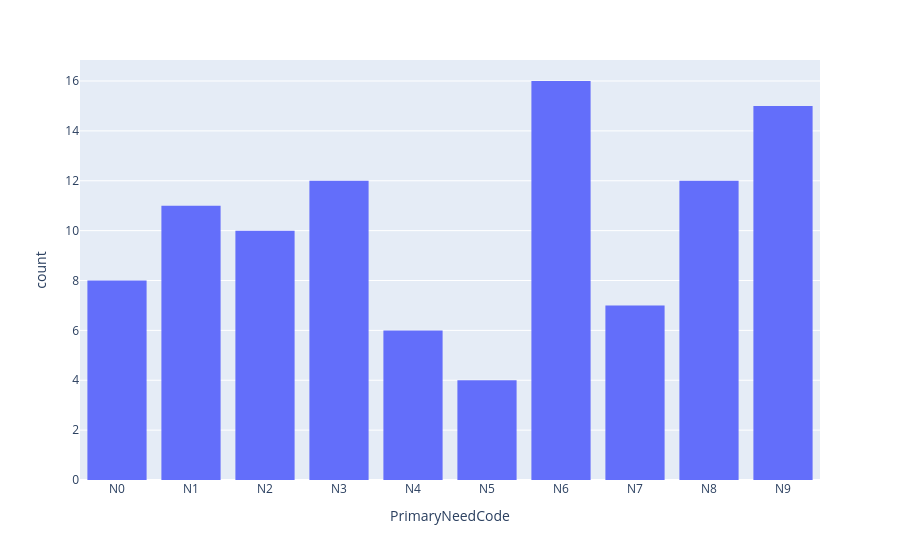

Notebook cell for this chart:
### Code cell
# Let's do in alphabetical order the primary need code

# The following code from WLP doesn't work (my codespace crashed while he did this bit lol) - it works if you click 'Run All' at the top!

import plotly.graph_objects as go

pnc_bar = px.histogram(cin,
                       x='PrimaryNeedCode')

pnc_bar.update_xaxes(categoryorder='category ascending')

pnc_bar.show()

### Figure 1 — Plotly figure (JSON) as saved in the notebook; plotly's stock layout.template omitted (floating-point values rounded to 4 significant figures)
{"data": [{"bingroup": "x", "hovertemplate": "PrimaryNeedCode=%{x}<br>count=%{y}<extra></extra>", "legendgroup": "", "marker": {"color": "#636efa", "pattern": {"shape": ""}}, "name": "", "orientation": "v", "showlegend": false, "type": "histogram", "x": ["N6", "N8", "N9", "N4", "N9", "N3", "N3", "N8", "N6", "N9", "N1", "N6", "N6", "N8", "N6", "N9", "N2", "N8", "N1", "N6", "N0", "N3", "N8", "N7", "N0", "N9", "N6", "N3", "N3", "N9", "N9", "N4", "N5", "N0", "N4", "N8", "N6", "N5", "N2", "N7", "N0", "N1", "N6", "N2", "N1", "N1", "N4", "N6", "N7", "N8", "N8", "N7", "N1", "N0", "N3", "N2", "N3", "N8", "N8", "N9", "N5", "N0", "N6", "N3", "N2", "N3", "N6", "N5", "N1", "N9", "N2", "N0", "N9", "N0", "N2", "N1", "N2", "N7", "N1", "N9", "N3", "N3", "N8", "N8", "N6", "N2", "N1", "N3", "N9", "N7", "N1", "N4", "N6", "N7", "N2", "N6", "N4", "N9", "N6", "N9", "N9"], "xaxis": "x", "yaxis": "y"}], "layout": {"barmode": "relative", "legend": {"tracegroupgap": 0}, "margin": {"t": 60}, "xaxis": {"anchor": "y", "categoryorder": "category ascending", "domain": [0, 1], "title": {"text": "PrimaryNeedCode"}}, "yaxis": {"anchor": "x", "domain": [0, 1], "title": {"text": "count"}}}}
